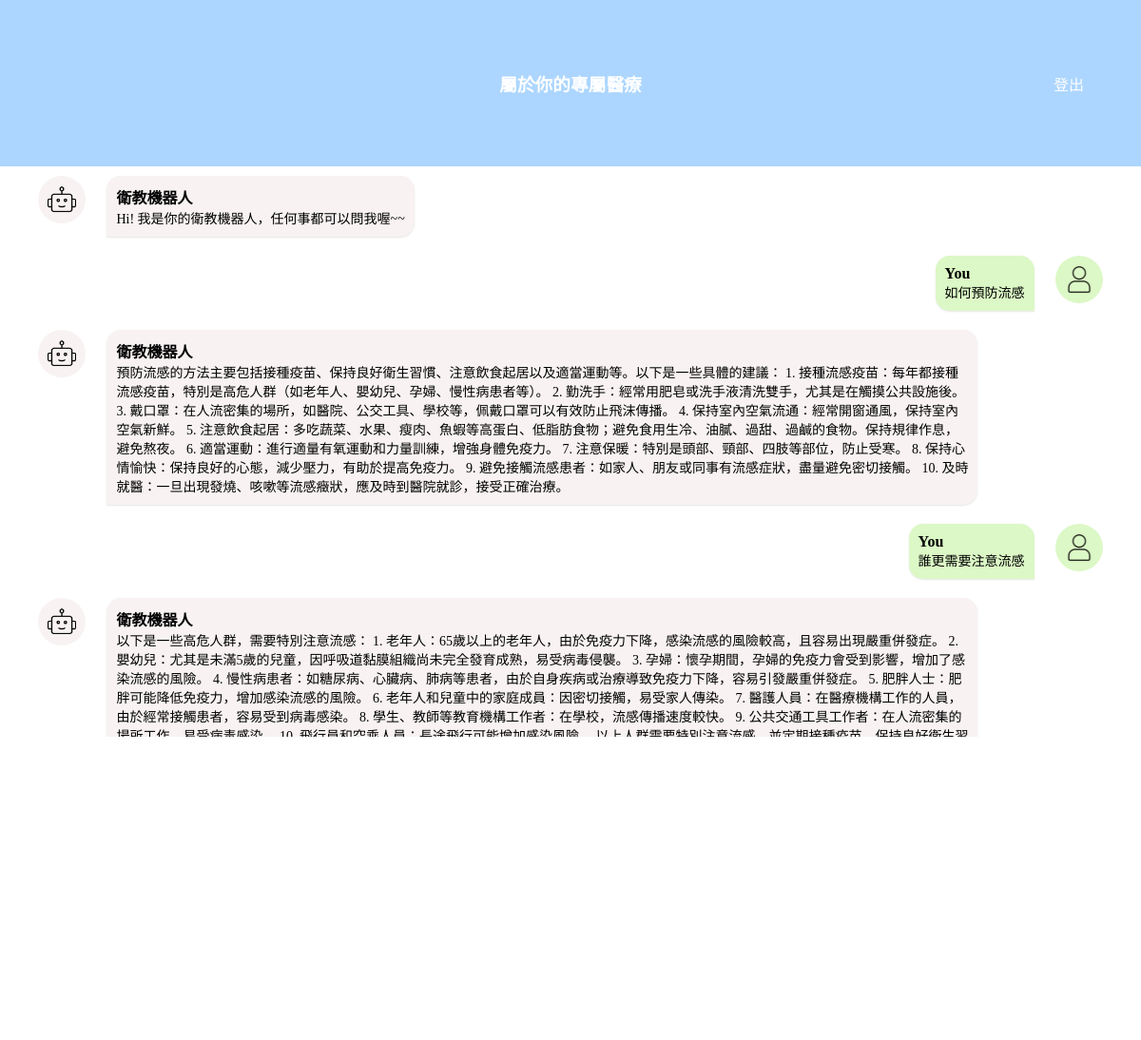
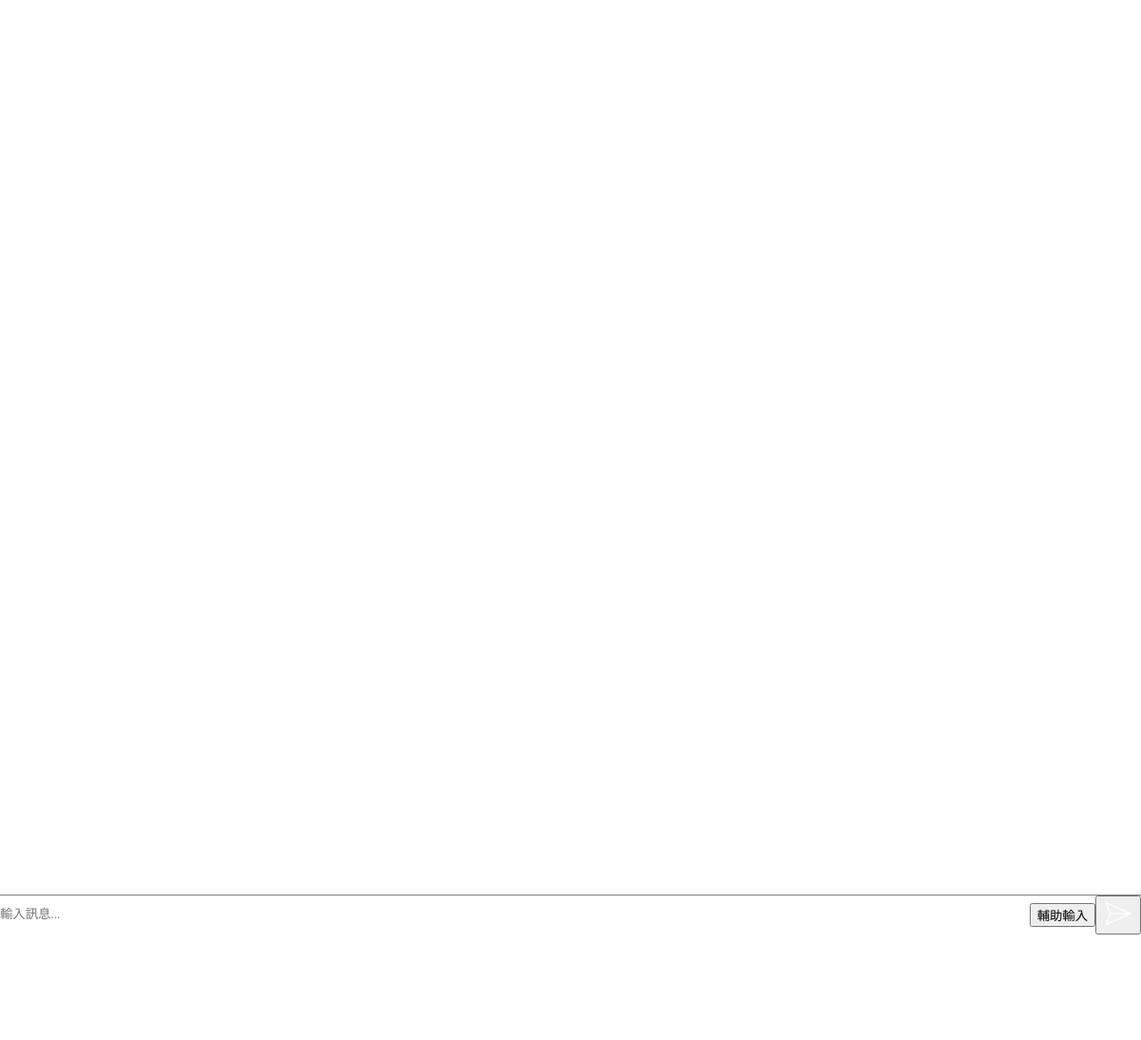
Screenshot of /chatbot (signed in) with the database file from the repository (2 pictures, top to bottom).
### chatbot/models.py (models this page shows)
class Chat3(models.Model):  #病患聊天機器人用
    user = models.ForeignKey(User, on_delete=models.CASCADE)
    message = models.TextField()
    response = models.TextField()
    created_at = models.DateTimeField(auto_now_add=True)

### chatbot/chatbot.py (the view)
# urls.py: path("chatbot", chatbot ,name='chatbot'),
def chatbot(request):
    chats = Chat3.objects.filter(user=request.user)
    if request.method == "POST":
        request.session["already_executed"]=False
        initialize(request)
        form = botform(request.POST)
        if form.is_valid():
            message = request.POST.get('message')
            response = handle_user_input(chats,request.user,message,collection)
        else:
            print("error")
            print(form.errors.as_data())
        chat = Chat3(user=request.user, message=message, response=response, created_at=timezone.now())
        chat.save()
        return JsonResponse({'message': message, 'response': response})
    else:
        form = botform()
    return render(request, 'chatbot3.html', {'chats': chats,'form':form})

### chatbot/chatbot.py
class botform(forms.Form):  #表單接收
    message = forms.CharField(max_length=50,label='',widget=forms.TextInput(attrs={'class': 'form-control message-input','placeholder': '輸入訊息...'}))

### templates/chatbot3.html (shortened to what this page needs)
{% load static %}
<!DOCTYPE html>
<html lang="en">
<head>
    <link rel="stylesheet" href="{% static 'css/chatbot.css' %}">
</head>
<body>
    <header>
        <nav>
            <div class="name"><h3><a href="{% url 'index' %}">屬於你的專屬醫療</a></h3></div>
            <div class="logout"><a href="{% url 'log_out' %}">登出</a></div>
        </nav>
    </header>
    {% block content %}
    <main>
        <div class="message_contain">
            <ul class="list-unstyled messages-list">
                <li class="chat received">
                    <div class="robot"><img src="{% static 'image/robot.png' %}" alt="" class="logo"></div>
                    <div class="received_container">
                        <div class="message-sender">
                            <b>衛教機器人</b>
                        </div>
                        <div class="message-content">
                            Hi! 我是你的衛教機器人，任何事都可以問我喔~~
                        </div>
                    </div>
                </li>
                {% for chat in chats %}
                {% if chat.user == request.user %}
                <li class="chat sent">
                    <div class="sent_container">
                      <div class="message-sender">
                        <b>You</b>
                      </div>
                      <div class="message-content">
                        {{chat.message}}
                      </div>
                    </div>
                    <div class="user"><img src="{% static 'image/people.png' %}" alt="" class="userpic"></div>
                </li>
                <li class="chat received">
                    <div class="robot"><img src="{% static 'image/robot.png' %}" alt="" class="logo"></div>
                    <div class="received_container">
                      <div class="message-sender">
                        <b>衛教機器人</b>
                      </div>
                      <div class="message-content">
                        {{chat.response}}
                      </div>
                    </div>
                </li>
                {% endif %}
                {% endfor %}
            </ul>
        </div>
    </main>
    <section>
      <form action="{% url 'chatbot3' %}" method="POST" class="message-form">
        <div class="userinput">
            <input type="text" class="form-control message-input" name="message" placeholder="輸入訊息...">
            <button type="button" class="btn btn-primary btn-send" onclick="assistInput()">輔助輸入</button>
            <button type="submit"><img src="{% static 'image/send.png' %}" alt=""></button>
        </div>
    </form>
    </section>
</body>
  {% endblock %}
</html>

### static/css/chatbot.css (style rules this page uses)
html { height: 100%; }
body { width: 100%; height: 100%; margin: 0; display: grid; grid-template-rows: 8% auto 7% ; grid-template-columns: auto; grid-template-areas: "header" "main" "section"; overflow: scroll; }
header { grid-area: header; background-color: #ACD6FF; width: 100%; height: 100%; margin: 0; display: flex; align-items: center; }
main { grid-area: main; height: 100%; width: 100%; margin: 0; }
section { grid-area: section; height: 100%; width: 100%; margin: 0; border-top:1px solid gray ; border-bottom:1px solid gray ; }
.userinput { width: 100%; height: 100%; display: flex; box-sizing: border-box; justify-content: center; align-items: center; border: none; }
.userinput input { flex: 1; padding: 1% 0%; border-radius: 5px; font-family: "標楷體"; border: none; background-color: white; }
.message_contain { width: 95%; height: 600px; margin-left: 2.5%; overflow-y: auto; overflow-y: hidden; }
.received { display: flex; justify-content: flex-start; padding: 10px; }
.received_container { display: inline-block; max-width: 80%; background-color: #f8f2f2; border-radius: 15px 15px 15px 0px; padding: 10px; box-shadow: 0 1px 2px rgba(0, 0, 0, 0.1); }
.message-content { font-size: 14px; font-family: "標楷體"; }
.sent { display: flex; justify-content: flex-end; padding: 10px; }
.sent_container { display: inline-block; max-width: 80%; background-color: #dcf8c6; border-radius: 15px 15px 0px 15px; padding: 10px; box-shadow: 0 1px 2px rgba(0, 0, 0, 0.1); }
.messages-list { list-style-type: none; padding: 0; margin: 0; max-height: 100%; overflow-y: auto; }
.userpic,.logo { width: 30px; height: 30px; }
.message_contain .chat .robot { background-color: #f8f2f2; height: 50px; width: 50px; border-radius: 50%; margin: 0% 2% 0% 0%; display: flex; justify-content: center; align-items: center; text-align: center; }
.user .userpic, .robot .logo { max-width: 100%; max-height: 100%; }
.message_contain .chat .user { background-color: #dcf8c6; height: 50px; width: 50px; border-radius: 50%; margin: 0% 0% 0% 2%; display: flex; justify-content: center; align-items: center; text-align: center; }
nav { display: flex; align-items: center; justify-content: center; width: 100%; position: relative; }
.name { position: absolute; left: 50%; transform: translateX(-50%); }
.logout { position: absolute; right: 5%; }
nav h3 { margin: 0; }
nav a { text-decoration: none; color: white; }

### rows the page displays
Chat3: message "如何預防流感", response "預防流感的方法主要包括接種疫苗、保持良好衛生習慣、注意飲食起居以及適當運動等。以下是一些具體的建議： 1. 接種流感疫苗：每年都接種流感疫苗，特別是高危人群（如老年人、嬰幼兒、孕婦、慢性病患者等）。 2. 勤洗手：經常用肥皂或洗手液清洗雙手，尤其是在觸摸公共設施後。 3. 戴口罩：在人流密集的場所，如醫院、公交工具、學校等，佩戴口罩可以有效防止飛沫傳播。 4. 保持室內空氣流通：經常開窗通風，保持室內空氣新鮮。 5. 注意飲食起居：多吃蔬菜、水果、瘦肉、魚蝦等高蛋白、低脂肪食物；避免食用生冷、油膩、過甜、過鹹的食物。保持規律作息，避免熬夜。 6. 適當運動：進行適量有氧運動和力量訓練，增強身體免疫力。 7. 注意保暖：特別是頭部、頸部、四肢等部位，防止受寒。 8. 保持心情愉快：保持良好的心態，減少壓力，有助於提高免疫力。 9. 避免接觸流感患者：如家人、朋友或同事有流感症狀，盡量避免密切接觸。 10. 及時就醫：一旦出現發燒、咳嗽等流感癥狀，應及時到醫院就診，接受正確治療。"
Chat3: message "誰更需要注意流感", response "以下是一些高危人群，需要特別注意流感： 1. 老年人：65歲以上的老年人，由於免疫力下降，感染流感的風險較高，且容易出現嚴重併發症。 2. 嬰幼兒：尤其是未滿5歲的兒童，因呼吸道黏膜組織尚未完全發育成熟，易受病毒侵襲。 3. 孕婦：懷孕期間，孕婦的免疫力會受到影響，增加了感染流感的風險。 4. 慢性病患者：如糖尿病、心臟病、肺病等患者，由於自身疾病或治療導致免疫力下降，容易引發嚴重併發症。 5. 肥胖人士：肥胖可能降低免疫力，增加感染流感的風險。 6. 老年人和兒童中的家庭成員：因密切接觸，易受家人傳染。 7. 醫護人員：在醫療機構工作的人員，由於經常接觸患者，容易受到病毒感染。 8. 學生、教師等教育機構工作者：在學校，流感傳播速度較快。 9.…"
